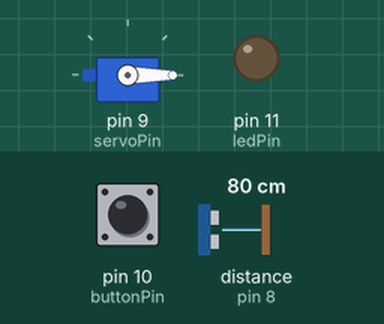
A sketch run on a simulated Arduino Uno, built with avr-gcc and run on an emulated ATmega328P. Parts: servo, output pins drawn as LEDs (lit = HIGH). Wiring (inferred from the names in the program): ultrasonic range finder: trigger pin 7; echo pin 8. Inputs (shaded band) come from the test bench; at power-on: distance to the obstacle (sensor on pin 8) 80 cm, pin 10 (buttonPin) HIGH. The echo pulse lasts 58.3 µs per cm; pins used as bus, display or sensor lines are not drawn.

Above: at 1.2 s.
1.3 s: distance to the obstacle (sensor on pin 8) set to 6 cm
2.8 s: distance to the obstacle (sensor on pin 8) set to 3 cm
At 3.3 s:
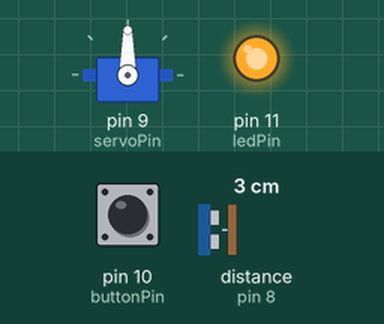
5.8 s: distance to the obstacle (sensor on pin 8) set to 2 cm
At 7.79 s:
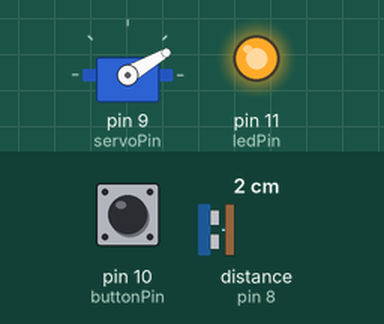
8.8 s: distance to the obstacle (sensor on pin 8) set to 9 cm
10.3 s: pin 10 (buttonPin) pulled LOW for 0.15 s
At 11.6 s:
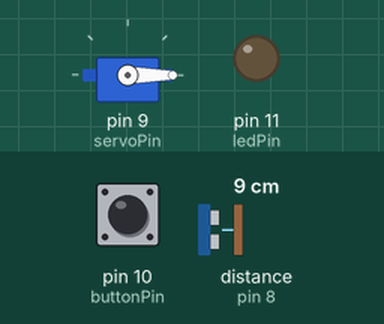
11.9 s: distance to the obstacle (sensor on pin 8) set to 4 cm
At 12.05 s:
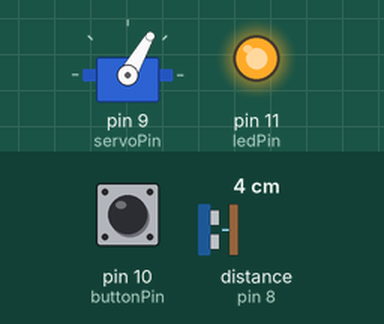
Timing chart, 0 to 15.9 s (numbered marks = the images above; inputs shaded):
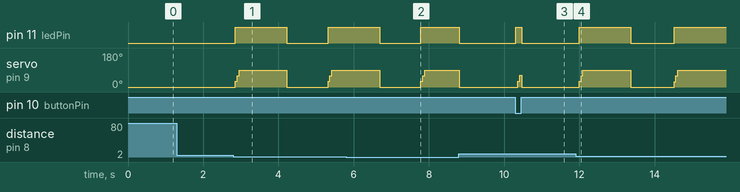

Measured:
- the behaviour switches between 5 and 4 cm on distance to the obstacle (sensor on pin 8) (found by bisection; images 0 and 1)
- after the input at 1.3 s, every drawn part: stays the same
- after the input at 2.8 s, pin 11 (ledPin): LOW → HIGH after 0.05 s, → LOW 1.4 s later, → HIGH 1.1 s later; servo on pin 9 (servoPin): 0° → 90° after 0.05 s, → 0° 1.4 s later, → 90° 1.1 s later
- after the input at 5.8 s, servo on pin 9 (servoPin): goes on until 7.9 s, then stays 90°
- after the input at 10.3 s, pin 11 (ledPin): LOW → HIGH at once, → LOW 0.15 s later; servo on pin 9 (servoPin): 0° → 30° after 0.06 s, → 61° 0.05 s later, → 0° 0.05 s later
- after the input at 11.9 s, pin 11 (ledPin): LOW → HIGH after 0.10 s, → LOW 1.4 s later, → HIGH 1.2 s later; servo on pin 9 (servoPin): 0° → 90° after 0.10 s, → 0° 1.4 s later, → 90° 1.2 s later

The sketch:

hand-sany.ino
```cpp
#include <Servo.h>

Servo myServo;

const int trigPin = 7;
const int echoPin = 8;
const int ledPin = 11;
const int buttonPin = 10;
const int servoPin = 9;
const int potPin = A5;

int lastPotAngle = -1;

bool buttonHeldLast = false;
unsigned long pressStartTime = 0;
const unsigned long RAMP_DURATION = 150;

enum ServoState { IDLE, SWEEPING, WAITING, COOLDOWN };
ServoState servoState = IDLE;
unsigned long sweepStartTime = 0;
unsigned long waitStartTime = 0;
const unsigned long SWEEP_DURATION = 150;
const unsigned long WAIT_DURATION = 1250;
const unsigned long COOLDOWN_DURATION = 1000;
unsigned long cooldownStartTime = 0;

void setup() {
  myServo.attach(servoPin);
  pinMode(trigPin, OUTPUT);
  pinMode(echoPin, INPUT);
  pinMode(ledPin, OUTPUT);
  pinMode(buttonPin, INPUT_PULLUP);
  Serial.begin(9600);

  myServo.write(0);
}

long getDistanceCM() {
  digitalWrite(trigPin, LOW);
  delayMicroseconds(2);
  digitalWrite(trigPin, HIGH);
  delayMicroseconds(10);
  digitalWrite(trigPin, LOW);

  long duration = pulseIn(echoPin, HIGH, 25000);
  if (duration == 0) return -1;

  long distance = duration * 0.0343 / 2;
  return distance;
}

void loop() {
  bool buttonHeld = (digitalRead(buttonPin) == LOW);

  if (servoState == IDLE) {
    long distance = getDistanceCM();

    if (distance > 0 && distance <= 3) {
      sweepStartTime = millis();
      servoState = SWEEPING;
    } else {
      if (buttonHeld && !buttonHeldLast) {
        pressStartTime = millis();
      }
      buttonHeldLast = buttonHeld;

      digitalWrite(ledPin, buttonHeld ? HIGH : LOW);

      if (buttonHeld) {
        unsigned long heldTime = millis() - pressStartTime;
        int rampAngle = map(heldTime, 0, RAMP_DURATION, 0, 90);
        rampAngle = constrain(rampAngle, 0, 90);

        if (rampAngle != lastPotAngle) {
          myServo.write(rampAngle);
          lastPotAngle = rampAngle;
        }
      } else {
        if (lastPotAngle != 0) {
          myServo.write(0);
          lastPotAngle = 0;
        }
      }
    }
  }
  else if (servoState == SWEEPING) {
    unsigned long elapsed = millis() - sweepStartTime;
    int angle = map(elapsed, 0, SWEEP_DURATION, 0, 90);
    angle = constrain(angle, 0, 90);

    myServo.write(angle);
    lastPotAngle = angle;
    digitalWrite(ledPin, HIGH);

    if (elapsed >= SWEEP_DURATION) {
      myServo.write(90);
      lastPotAngle = 90;
      waitStartTime = millis();
      servoState = WAITING;
    }
  }
  else if (servoState == WAITING) {
    digitalWrite(ledPin, HIGH);

    long distance = getDistanceCM();

    if (distance > 3 || distance == -1 || millis() - waitStartTime >= WAIT_DURATION) {
      myServo.write(0);
      lastPotAngle = 0;
      digitalWrite(ledPin, LOW);
      cooldownStartTime = millis();
      servoState = COOLDOWN;
    }
  }
  else if (servoState == COOLDOWN) {
    if (millis() - cooldownStartTime >= COOLDOWN_DURATION) {
      servoState = IDLE;
    }
  }

  delay(50);
}
```
